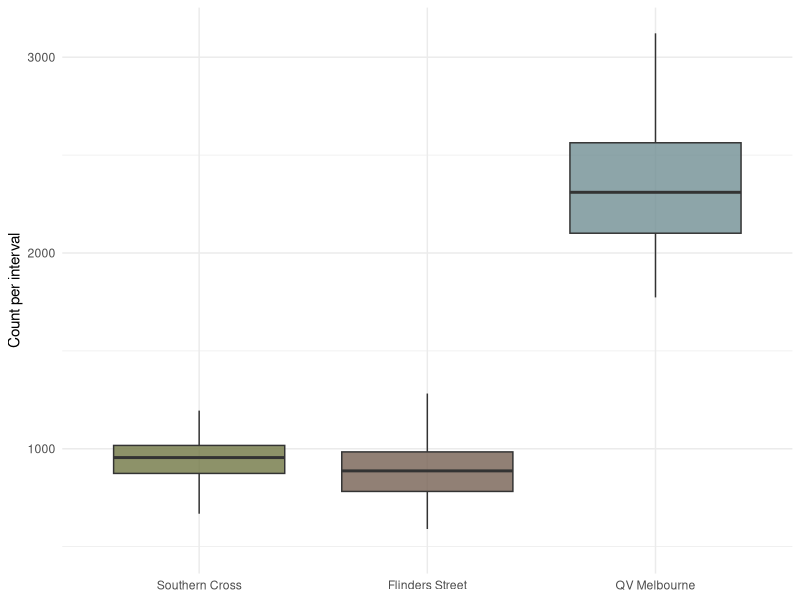
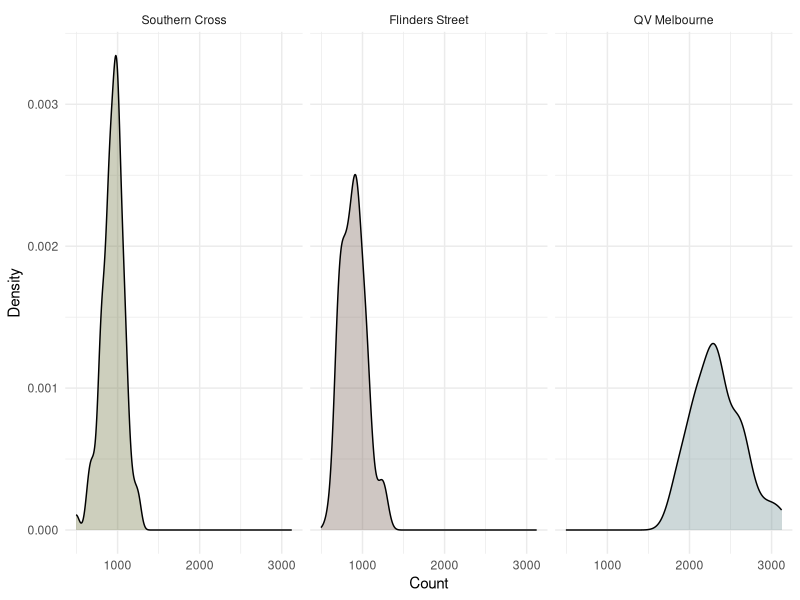
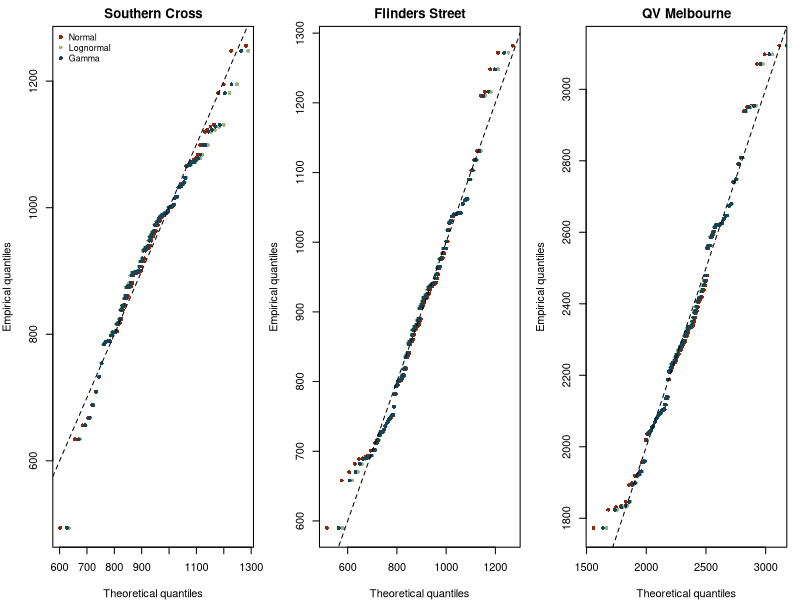

These charts were generated, in order, by the following R code:
## ---- chunk 1
#| label: setup
#| include: false
#| message: false
#| warning: false
knitr::opts_chunk$set(
fig.align = "center",
fig.width = 8,
fig.height = 5,
dpi = 150,
echo = TRUE,
warning = FALSE,
message = FALSE
)

library(boot)
library(MASS)
library(tidyverse)
library(knitr)
library(kableExtra)
library(broom)
library(purrr)
library(scales)

set.seed(355435)

cross_cols <- c(
"Flinders Street" = "#766153",
"QV Melbourne" = "#718f94",
"Southern Cross"  = "#717744")

## ---- chunk 2
pedestrian_df <- read.csv(here::here("data/pedestrian/pedestrians.csv"))

pedestrian_long <- pedestrian_df %>%
  mutate(obs = row_number()) %>%
  pivot_longer(-obs, names_to = "crossing", values_to = "count") %>%
  mutate(crossing = recode(crossing,
                           "flinders_street" = "Flinders Street",
                           "qv_melbourne"    = "QV Melbourne",
                           "southern_cross"  = "Southern Cross")) %>%
  mutate(crossing = factor(
    crossing,
    levels = c("Southern Cross", "Flinders Street", "QV Melbourne")))
## ---- chunk 3
#| label: fig-boxplot
#| fig-cap: "Pedestrian counts by crossing."
ggplot(pedestrian_long, aes(x = crossing, y = count, fill = crossing)) +
  geom_boxplot(outlier.shape = NA, alpha = 0.8) +
  scale_fill_manual(values = cross_cols) +
  labs(x = NULL, y = "Count per interval") +
  theme_minimal() +
  theme(legend.position = "none")

## ---- chunk 4
#| label: fig-density
#| fig-cap: "Distribution of pedestrian counts by crossing."
ggplot(pedestrian_long, aes(x = count, fill = crossing)) +
  geom_density(alpha = 0.35) +
  facet_wrap(~ crossing, scales = "fixed") +
  scale_fill_manual(values = cross_cols) +
  labs(x = "Count", y = "Density") +
  theme_minimal() +
  theme(legend.position = "none")
## ---- chunk 5
#| label: tbl-crossing-summary
pedestrian_long %>%
  group_by(crossing) %>%
  summarise(
    n      = n(),
    mean   = mean(count),
    median = median(count),
    sd     = sd(count),
    min    = min(count),
    max    = max(count),
    iqr    = IQR(count),
    .groups = "drop"
  ) %>%
  kable(
    digits = 1,
    col.names = c("Crossing", "n", "Mean", "Median", "SD", "Min", "Max", "IQR")
  ) %>%
  kable_styling(
    bootstrap_options = c("striped", "hover", "condensed", "responsive"),
    full_width = FALSE
  ) %>%
  row_spec(0, bold = TRUE, color = "#FFFFFF", background = "#598392") %>%
  column_spec(1, bold = TRUE, color = "#004D40")
## ---- chunk 6
#| label: tbl-mle

# Southern Cross
sc <- pedestrian_df$southern_cross
fit_sc_norm  <- fitdistr(sc, "normal")
fit_sc_logn  <- fitdistr(sc, "lognormal")
fit_sc_gamma <- fitdistr(sc, "gamma")   

sc_models <- tibble(
  crossing = "Southern Cross",
  model    = c("normal","lognormal","gamma"),
  logLik   = c(logLik(fit_sc_norm)[1],  logLik(fit_sc_logn)[1],  logLik(fit_sc_gamma)[1]),
  AIC      = c(AIC(fit_sc_norm),        AIC(fit_sc_logn),        AIC(fit_sc_gamma)),
  
  mean_est = c(
    unname(fit_sc_norm$estimate["mean"]),
    exp(fit_sc_logn$estimate["meanlog"] + 0.5*fit_sc_logn$estimate["sdlog"]^2),
    unname(fit_sc_gamma$estimate["shape"] / fit_sc_gamma$estimate["rate"])),
  
  sd_est   = c(
    unname(fit_sc_norm$estimate["sd"]),
    sqrt((exp(fit_sc_logn$estimate["sdlog"]^2) - 1) *
           exp(2*fit_sc_logn$estimate["meanlog"] + fit_sc_logn$estimate["sdlog"]^2)),
    sqrt(unname(fit_sc_gamma$estimate["shape"]) / (unname(fit_sc_gamma$estimate["rate"])^2))))

# Flinders Street
fl <- pedestrian_df$flinders_street
fit_fl_norm  <- fitdistr(fl, "normal")
fit_fl_logn  <- fitdistr(fl, "lognormal")
fit_fl_gamma <- fitdistr(fl, "gamma")

fl_models <- tibble(
  crossing = "Flinders Street",
  model    = c("normal","lognormal","gamma"),
  logLik   = c(logLik(fit_fl_norm)[1],  logLik(fit_fl_logn)[1],  logLik(fit_fl_gamma)[1]),
  AIC      = c(AIC(fit_fl_norm),        AIC(fit_fl_logn),        AIC(fit_fl_gamma)),
  
  mean_est = c(
    unname(fit_fl_norm$estimate["mean"]),
    exp(fit_fl_logn$estimate["meanlog"] + 0.5*fit_fl_logn$estimate["sdlog"]^2),
    unname(fit_fl_gamma$estimate["shape"] / fit_fl_gamma$estimate["rate"])),
  
  sd_est   = c(
    unname(fit_fl_norm$estimate["sd"]),
    sqrt((exp(fit_fl_logn$estimate["sdlog"]^2) - 1) *
           exp(2*fit_fl_logn$estimate["meanlog"] + fit_fl_logn$estimate["sdlog"]^2)),
    sqrt(unname(fit_fl_gamma$estimate["shape"]) / (unname(fit_fl_gamma$estimate["rate"])^2))))

# QV Melbourne
qv <- pedestrian_df$qv_melbourne
fit_qv_norm  <- fitdistr(qv, "normal")
fit_qv_logn  <- fitdistr(qv, "lognormal")
fit_qv_gamma <- fitdistr(qv, "gamma")

qv_models <- tibble(
  crossing = "QV Melbourne",
  model    = c("normal","lognormal","gamma"),
  logLik   = c(logLik(fit_qv_norm)[1],  logLik(fit_qv_logn)[1],  logLik(fit_qv_gamma)[1]),
  AIC      = c(AIC(fit_qv_norm),        AIC(fit_qv_logn),        AIC(fit_qv_gamma)),
  
  mean_est = c(
    unname(fit_qv_norm$estimate["mean"]),
    exp(fit_qv_logn$estimate["meanlog"] + 0.5*fit_qv_logn$estimate["sdlog"]^2),
    unname(fit_qv_gamma$estimate["shape"] / fit_qv_gamma$estimate["rate"])),
  
  sd_est   = c(
    unname(fit_qv_norm$estimate["sd"]),
    sqrt((exp(fit_qv_logn$estimate["sdlog"]^2) - 1) *
           exp(2*fit_qv_logn$estimate["meanlog"] + fit_qv_logn$estimate["sdlog"]^2)),
    sqrt(unname(fit_qv_gamma$estimate["shape"]) / (unname(fit_qv_gamma$estimate["rate"])^2))))

mle_fits <- bind_rows(sc_models, fl_models, qv_models) %>%
  arrange(crossing, AIC)

mle_fits  %>%
  kable(
    caption = "Maximum-likelihood estimates for Normal, Lognormal and Gamma models across the three crossings.",
    col.names = c("Crossing", "Model", "Log-Likelihood", "AIC", "Mean Estimate", "SD Estimate"),
    digits = 1,
    align = rep("c")) %>%
  kable_styling(
    bootstrap_options = c("striped", "hover", "condensed", "responsive"),
    full_width = FALSE,
    position = "center") %>%
  row_spec(0, bold = TRUE, color = "#FFFFFF", background = "#598392") %>%
  column_spec(1, bold = TRUE, color = "#004D40")
## ---- chunk 7
#| label: fig-qqplots
#| fig-cap: "QQ plots comparing empirical and theoretical quantiles for the fitted Normal, Lognormal and Gamma models at each crossing."
#| warning: false

par(mfrow = c(1,3), mar = c(4,4,2,1))

## Southern Cross 
x <- sort(sc); n <- length(x); p <- (seq_len(n) - 0.5) / n
qN <- qnorm(p,  mean = fit_sc_norm$estimate["mean"],    sd = fit_sc_norm$estimate["sd"])
qL <- qlnorm(p, meanlog = fit_sc_logn$estimate["meanlog"], sdlog = fit_sc_logn$estimate["sdlog"])
qG <- qgamma(p, shape = fit_sc_gamma$estimate["shape"], rate = fit_sc_gamma$estimate["rate"])

plot(qN, x, xlab = "Theoretical quantiles", ylab = "Empirical quantiles",
     main = "Southern Cross", pch = 16, col = "#8F250C", cex = 0.8)
points(qL, x, pch = 16, col = "#9cb380", cex = 0.8)
points(qG, x, pch = 16, col = "#124559", cex = 0.8)
abline(0, 1, lty = 2)
legend("topleft", legend = c("Normal", "Lognormal", "Gamma"),
       col = c("#8F250C", "#9cb380", "#124559"), pch = 16, bty = "n", cex = 0.8)

# Flinders Street
x <- sort(fl); n <- length(x); p <- (seq_len(n) - 0.5) / n
qN <- qnorm(p,  mean = fit_fl_norm$estimate["mean"],    sd = fit_fl_norm$estimate["sd"])
qL <- qlnorm(p, meanlog = fit_fl_logn$estimate["meanlog"], sdlog = fit_fl_logn$estimate["sdlog"])
qG <- qgamma(p, shape = fit_fl_gamma$estimate["shape"], rate = fit_fl_gamma$estimate["rate"])

plot(qN, x, xlab = "Theoretical quantiles", ylab = "Empirical quantiles",
     main = "Flinders Street", pch = 16, col = "#8F250C", cex = 0.8)
points(qL, x, pch = 16, col = "#9cb380", cex = 0.8)
points(qG, x, pch = 16, col = "#124559", cex = 0.8)
abline(0, 1, lty = 2)

# QV Melbourne 
x <- sort(qv); n <- length(x); p <- (seq_len(n) - 0.5) / n
qN <- qnorm(p,  mean = fit_qv_norm$estimate["mean"],    sd = fit_qv_norm$estimate["sd"])
qL <- qlnorm(p, meanlog = fit_qv_logn$estimate["meanlog"], sdlog = fit_qv_logn$estimate["sdlog"])
qG <- qgamma(p, shape = fit_qv_gamma$estimate["shape"], rate = fit_qv_gamma$estimate["rate"])

plot(qN, x, xlab = "Theoretical quantiles", ylab = "Empirical quantiles",
     main = "QV Melbourne", pch = 16, col = "#8F250C", cex = 0.8)
points(qL, x, pch = 16, col = "#9cb380", cex = 0.8)
points(qG, x, pch = 16, col = "#124559", cex = 0.8)
abline(0, 1, lty = 2)
